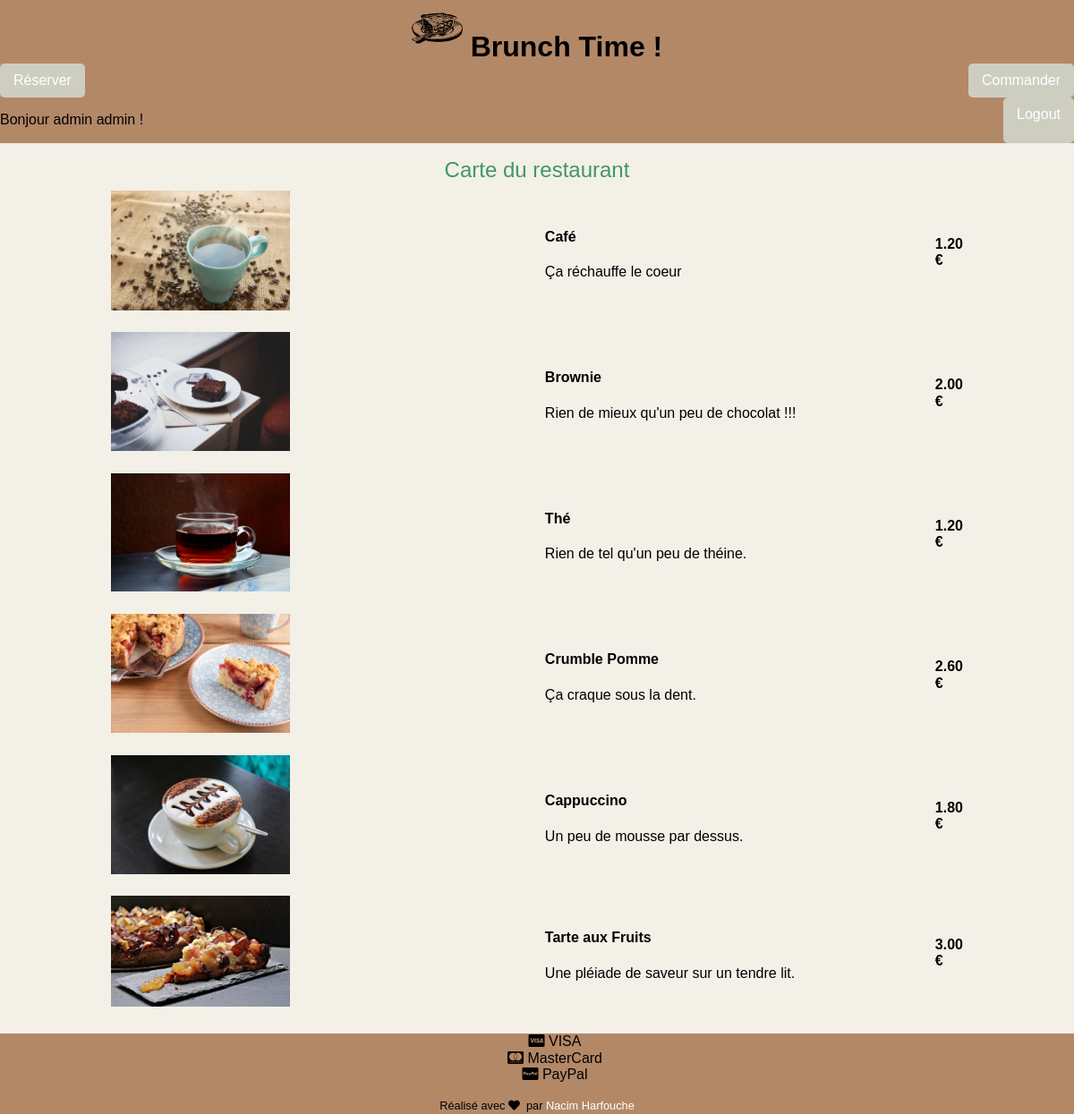
Page /index.php/ (signed in) on the committed database.
### tables this page shows
CREATE TABLE IF NOT EXISTS `meal` (
  `Id` int(11) NOT NULL AUTO_INCREMENT,
  `Name` varchar(30) NOT NULL,
  `Photo` varchar(30) NOT NULL,
  `Description` varchar(250) NOT NULL,
  `QuantityInStock` tinyint(4) NOT NULL,
  `BuyPrice` double NOT NULL,
  `SalePrice` double NOT NULL,
  PRIMARY KEY (`Id`)
);

### library/MicroKernel.class.php (called while the page is built, shortened)
<?php
class MicroKernel
{
    private $applicationPath;
    private $configuration;
    private $controllerPath;
    public function __construct()
    {
        $this->applicationPath = realpath(ROOT_PATH.'/application');
        $this->configuration   = new Configuration();
        $this->controllerPath  = null;
    }
    public function bootstrap()
    {
        $this->configuration->load('database');
        $this->configuration->load('library');
        return $this;
    }
    public function loadClass($class)
    {
        $class = str_replace('\\', DIRECTORY_SEPARATOR, $class);
        if(substr($class, -10) == 'Controller')
        {
            $filename = "$this->controllerPath/$class.class.php";
        }
        else if(substr($class, -4) == 'Form')
        {
            $filename = "$this->applicationPath/forms/$class.class.php";
        }
        elseif(substr($class, -5) == 'Model')
        {
            $filename = "$this->applicationPath/models/$class.class.php";
        }
        else
        {
            $filename = "$this->applicationPath/classes/$class.class.php";
        }
    }
    public function run(FrontController $frontController)
    {
        try
        {
            $requestPath = $frontController->buildContext($this->configuration);
            $this->controllerPath = "$this->applicationPath/controllers$requestPath";
            $frontController->run();
            $frontController->renderView();
        }
        catch(Exception $exception)
        {
            ob_clean();
            $frontController->renderErrorView
            (
                implode('<br>',
                [
                    $exception->getMessage(),
                    "<strong>Fichier</strong> : ".$exception->getFile(),
                    "<strong>Ligne</strong> : ".$exception->getLine()
                ])
            );
        }
    }
}

### index.php (called while the page is built, shortened)
<?php
require_once 'library/Configuration.class.php';
require_once 'library/Database.class.php';
require_once 'library/MicroKernel.class.php';
$microKernel = new MicroKernel();
$microKernel->bootstrap()->run(new FrontController());

### application/controllers/HomeController.class.php (called while the page is built, shortened)
<?php
class HomeController
{
    public function httpGetMethod(Http $http, array $queryFields)
    {
        $mealModel = new MealModel();
        $meals = $mealModel->selectAllMeal();
        return ["meals"=>$meals];
    }
}

### library/Database.class.php (called while the page is built, shortened)
<?php
class Database
{
	private $pdo;
	public function __construct()
	{
		$configuration = new Configuration();
		$this->pdo = new PDO
		(
			$configuration->get('database', 'dsn'),
			$configuration->get('database', 'user'),
			$configuration->get('database', 'password')
		);
		$this->pdo->exec('SET NAMES UTF8');
        $this->pdo->setAttribute(PDO::ATTR_ERRMODE, PDO::ERRMODE_EXCEPTION);
	}
    public function query($sql, array $criteria = array())
    {
        $query = $this->pdo->prepare($sql);
        $query->execute($criteria);
        return $query->fetchAll(PDO::FETCH_ASSOC);
    }
}

### library/Configuration.class.php (called while the page is built, shortened)
<?php
class Configuration
{
	private static $registry;
	public function __construct()
	{
		if(Configuration::$registry === null)
		{
			Configuration::$registry = array();
		}
	}
	public function get($filename, $key, $defaultValue = null)
	{
		if(array_key_exists($filename, Configuration::$registry) === true)
		{
			if(array_key_exists($key, Configuration::$registry[$filename]) === true)
			{
				return Configuration::$registry[$filename][$key];
			}
		}
		return $defaultValue;
	}
	public function load($filename)
	{
		Configuration::$registry[$filename] = $config;
	}
}

### application/models/MealModel.class.php (called while the page is built, shortened)
<?php
class MealModel {
    function selectAllMeal() {
        $database = new Database();
        $meals = $database->query("SELECT * FROM meal");
        return $meals;
    }
}

### application/www/HomeView.phtml (the view, shortened to what this page needs)
<table class="generic-table meal-list">
    <caption>Carte du restaurant</caption>
    <tbody>
        <?php foreach ($meals as $meal):?>
            <tr class="menu">
                <td class="firstTD">
                    <img src="<?= $wwwUrl ?>/images/meals/<?= $meal["Photo"] ?>" alt="<?= $meal["Name"] ?>" />
                </td>
                <td class="secondTD">
                    <h4><?= $meal["Name"] ?></h4>
                    <p><?= $meal["Description"] ?></p>
                </td>
                <td class="thirdTD">
                    <p><strong><?= number_format($meal["SalePrice"],2) ?> €</strong></p>
                </td>
            </tr>
        <?php endforeach; ?>
    </tbody>
</table>

### application/www/css/style.css (style rules this page uses)
* { box-sizing: border-box; outline: none; }
html { height: 100%; }
body { height: 100%; margin: 0; background-color: #f3f0e8; }
table { margin: auto; width: 90%; border-collapse: collapse; }
td { padding: 10px; }
.meal-list caption { font-size: 1.5rem; color: #439668; }
.menu td img { width: 200px; }
.firstTD { width: 50%; }
.secondTD { width: 45%; }
.thirdTD { width: 5%; }

### rows in the picture
meal: Photo (picture), Name "Café", Description "Ça réchauffe le coeur", SalePrice "1.20"
meal: Photo (picture), Name "Brownie", Description "Rien de mieux qu'un peu de chocolat !!!", SalePrice "2.00"
meal: Photo (picture), Name "Thé", Description "Rien de tel qu'un peu de théine.", SalePrice "1.20"
meal: Photo (picture), Name "Crumble Pomme", Description "Ça craque sous la dent.", SalePrice "2.60"
meal: Photo (picture), Name "Cappuccino", Description "Un peu de mousse par dessus.", SalePrice "1.80"
meal: Photo (picture), Name "Tarte aux Fruits", Description "Une pléiade de saveur sur un tendre lit.", SalePrice "3.00"

### other values in the picture
$_SESSION["name"] "admin"
$_SESSION["lastName"] "admin"
